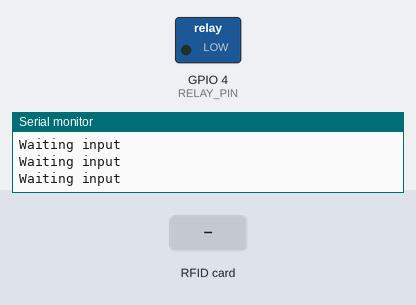
This sketch was run on a simulated ESP32. Parts: switched loads named in the sketch (green lamp = pin HIGH), the last lines printed to the serial monitor. The inputs (shaded band) are chosen by the test bench. WiFi joins after 1.5 s; servers stay silent unless stated; uploads are accepted with an empty reply.

Above: at 2.7 s.
2.8 s: RFID card 5E 7A 19 C4 held to the reader
At 3.6 s:
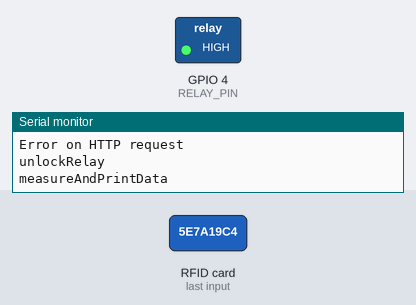
Timing chart, 0 to 7.4 s (numbered marks = the images above; inputs shaded):
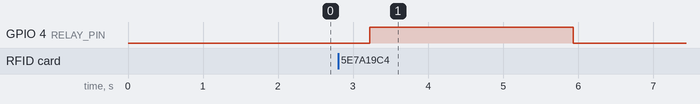

Measured:
- after the input at 2.8 s, GPIO 4 (RELAY_PIN): LOW → HIGH after 0.42 s, → LOW 2.7 s later

The sketch:

nodeMCUCode.ino
```cpp
#include <SPI.h>
#include <MFRC522.h>
#include <WiFi.h>
#include <HTTPClient.h>
#include <ArduinoJson.h>


#define RST_PIN 22 // Reset pin
#define SS_PIN 21 // Slave select pin
#define RELAY_PIN 4// Relay pin to control the plug

//constants
char* ssid = "MIBAR";
char* password =  "mibar2018";
const String pluckerID = "pluckers01";
const String apiEndpoint = "http://193.136.128.108:5005/api/";

String content;
MFRC522 mfrc522(SS_PIN, RST_PIN); // Instance of the class


/*We have 7 sates: 0 iddle wait for input card
                   1 send data to server of card and validate it
                   2 unlock relay and save card number
                   3 send data of consumption to server
                   4 verify card state
                   5 end- clear variables*/
int stateNode = 0;
String tagId;//variable that saves the current pluged device ID
unsigned long int powerConsumed = 0;
int actualCurrent = 1;
int i = 0;
unsigned lastTime;//variable for check the lastTime we seee the card - this detects if plug not present


//in state 0 the machine is in iddle and waits for the card
void iddle(){
  while(true){
    Serial.println("Waiting input");
    if (mfrc522.PICC_IsNewCardPresent()){

      Serial.println("detetado cartão");
      if (mfrc522.PICC_ReadCardSerial()){
        Serial.println("li cartão");
        content= "";
        for (byte i = 0; i < mfrc522.uid.size; i++){

          content.concat(String(mfrc522.uid.uidByte[i], HEX));
        }
        stateNode = 1;//go to the new state
        return;
      }
    }
  }
}

//function handles the authentication of validation in the server and also closes the connection in the second time it is called
void authenticationPost(String ID){
  if(WiFi.status() == WL_CONNECTED){
    //HTTP client
    HTTPClient http;
    http.begin(apiEndpoint+"session/"+pluckerID+"/"); //Specify destination for HTTP request
    http.addHeader("Content-Type", "application/json"); //Specify content-type header
    int httpResponseCode = http.POST("{\"tag\":\"" + ID + "\"}"); //Send the actual POST request

    if(httpResponseCode > 0){
      String response = http.getString();                       //Get the response to the request

      //Serial.println("POST Response:");   //Print return code
      //Serial.println(response);           //Print request answer

      if(httpResponseCode == 200){
        //This means it's a valid ID
        Serial.println("Valid ID");
        stateNode = 2;
      }else{
        Serial.println("Invalid ID");
        stateNode = 0;//Return to IDLE
      }

    }else{

      Serial.print("Error on sending POST: ");
      Serial.println(httpResponseCode);
      stateNode = 0;//Return to IDLE

    }
   http.end();  //Free resources
  }else{
    Serial.println("NO WIFI");
    stateNode = 0;//Return to IDLE
  }
}

void measureCurrent(){
  return;
}

void calculatePower(){
  powerConsumed = powerConsumed + (230 * actualCurrent);
}

void sendData(){
  if(WiFi.status() == WL_CONNECTED){
    //HTTP client
    HTTPClient http;
    http.begin(apiEndpoint + "consume/"+pluckerID+"/"); //Specify destination for HTTP request
    http.addHeader("Content-Type", "application/json"); //Specify content-type header
    int httpResponseCode = http.POST("{\"value\":\"" + String(powerConsumed) + "\"}"); //Send the actual POST request

    if(httpResponseCode > 0){
      String response = http.getString();                       //Get the response to the request

      //Serial.println("POST Response:");   //Print return code
      //Serial.println(response);           //Print request answeer
    }else{
      Serial.print("Error on sending POST: ");
      Serial.println(httpResponseCode);
    }
   http.end();  //Free resources
  }else{
    Serial.println("NO WIFI");
  }
}

void pingRelay(){
  HTTPClient http;

  http.begin(apiEndpoint + "state/" + pluckerID + "/");
  int httpCode = http.GET();

  if (httpCode > 0) { //Check for the returning code

    String payload = http.getString();
    StaticJsonBuffer<300> JSONBuffer;                         //Memory pool
    JsonObject& parsed = JSONBuffer.parseObject(payload); //Parse message
    bool state = parsed["state"];

    Serial.print("STATE: ");
    Serial.println(state);
   // Serial.println(parsed["state"]);

    if(state){

    }else{
      stateNode = 5;
    }

  }else{
      Serial.println("Error on HTTP request");
  }


}

//function handles end state
void end(){
  Serial.println("END STATE");
  authenticationPost(tagId);//first time called it opens session second time it closes it
  lockRelay();
  tagId = "";
  stateNode = 0;
  content = "";
  powerConsumed = 0;
  i=0;
}

//RELAY CODE
void lockRelay(){
  digitalWrite(RELAY_PIN,LOW);
}
void unlockRelay(){
  digitalWrite(RELAY_PIN,HIGH);
}


void setup() {
  // put your setup code here, to run once:
  Serial.begin(9600); // Initialize serial communications with the PC
  while (!Serial); // Do nothing if no serial port is opened (added for Arduinos based on ATMEGA32U4)
  SPI.begin(); // Init SPI bus
  mfrc522.PCD_Init();   // Initiate MFRC522

  //connect to Wifi
  WiFi.begin(ssid, password);
  while (WiFi.status() != WL_CONNECTED) {
    delay(500);
    Serial.println("Connecting to WiFi..");
  }
  Serial.println("Connected to the WiFi network");

  //config relay pin
  pinMode(RELAY_PIN, OUTPUT);
  digitalWrite(RELAY_PIN,LOW);
}


void loop() {
  // put your main code here, to run repeatedly:
  switch(stateNode) {

    case 0://idle
      iddle();
      break; /* optional */

    case 1://send data to autentication
      authenticationPost(content);
      break; /* optional */

    case 2://unlock relay and save the id of the tag
      stateNode = 3;
      pingRelay();
      if(stateNode==5){
        end();
        break;
      }
      Serial.println("unlockRelay");
      unlockRelay();
      tagId = content;
      break;
    case 3://send data and goes to the verify that tag is pluged
      Serial.println("measureAndPrintData");
      measureCurrent();
      calculatePower();
      sendData();
      stateNode = 4;
      pingRelay();
      break;
    case 4://verify if it dont pass 10 seconds since last time the card has been detected
      if(i == 0){
              Serial.println("First time in state 4");
              i = 1; //signals that we have passed the atuthentication
              lastTime = micros();
              stateNode = 3; //go to state measure data
      }else{

        if( (micros()-lastTime) > 2000000){
          Serial.println("More than sec has passed...we need to end");
          //this means that more than 10sec has passed since last time we see a valid rfid so we go to state end
          stateNode = 5;
        }else{
          //this means that we are good so we measure more
          stateNode = 3;//go to state measure data
          //check if the rfid is present if yes update lastTime saw
          if (mfrc522.PICC_IsNewCardPresent()){
            if (mfrc522.PICC_ReadCardSerial()){
              content= "";
              for (byte i = 0; i < mfrc522.uid.size; i++){

                content.concat(String(mfrc522.uid.uidByte[i], HEX));
              }
              if(content == tagId){//if tagg is the same
                lastTime = micros();
              }
            }
          }
        }
      }
      break;
    case 5://end comunitcations
      end();
      break;
    default : /* by default an error occurred so it ends and clear all */
      end();
  }
}
```
